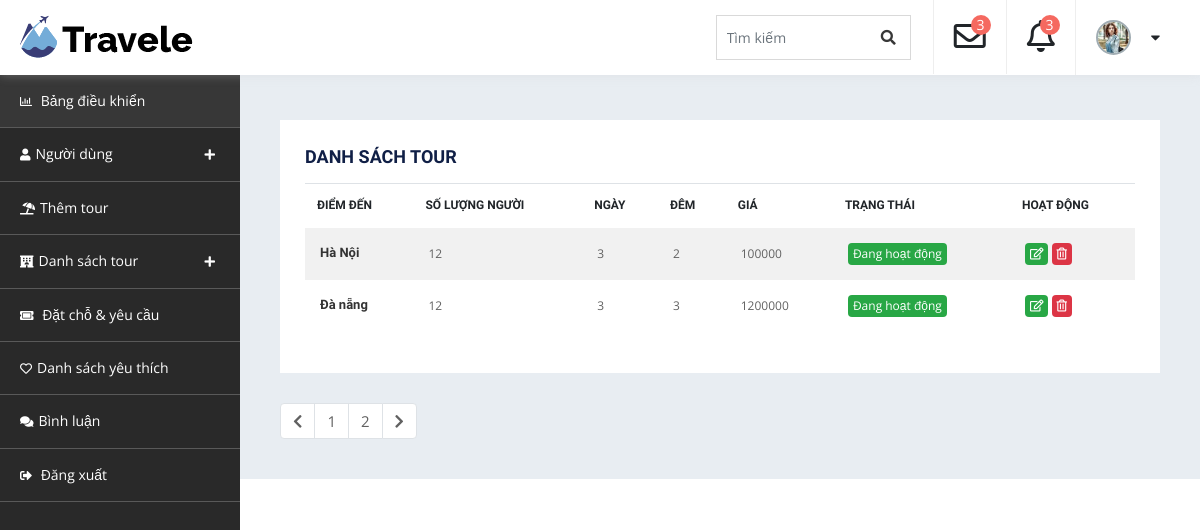
The app's page /cp-admin/tour-active, older data.
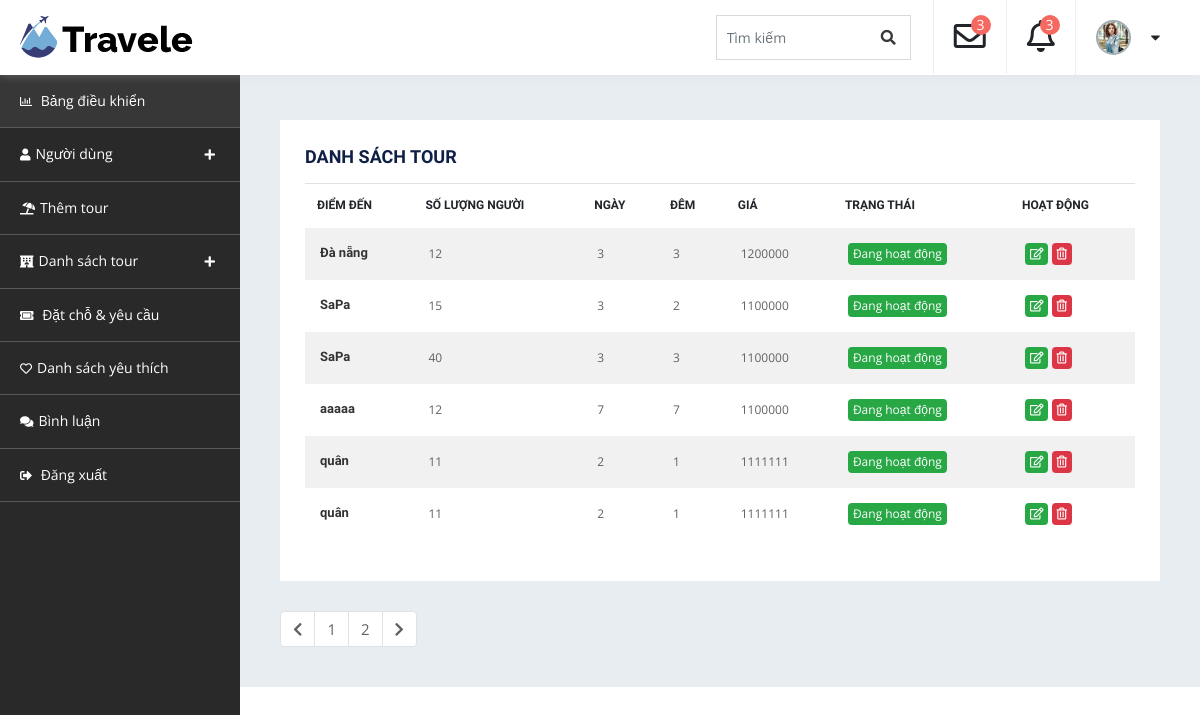
The same page, newer data.
### tables this page shows
CREATE TABLE `tours` (
  `id` int(11) NOT NULL,
  `destination` varchar(225) NOT NULL,
  `people` int(11) NOT NULL,
  `days` int(11) NOT NULL,
  `nights` int(11) NOT NULL,
  `price` int(11) NOT NULL,
  `discount` int(11) NOT NULL,
  `image` varchar(225) NOT NULL,
  `status` int(11) NOT NULL DEFAULT 0,
  `title` varchar(225) NOT NULL,
  `description` varchar(250) DEFAULT NULL,
  `detail_photo` varchar(225) NOT NULL
);

### business/admin/tour.php (called while the page is built, shortened)
<?php
    function list_tour_avtive(){
        $sql = "SELECT * FROM tours WHERE status=0";
        $tours = executeQuery($sql,true);
        include_once "./views/admin/layouts/tour/tour-active.php";
    }
?>

### dao/system_dao.php (called while the page is built, shortened)
<?php
    function get_connect(){
        $connect = new PDO("mysql:host=127.0.0.1;dbname=duan1;charset=utf8","root","");
        return $connect;
    }
    function executeQuery($sql, $getAll = true){
        $connect = get_connect();
        $stmt = $connect->prepare($sql);
        $stmt->execute();
        $data = $stmt->fetchAll();
        if($getAll){
            return $data;
        }else{
            if(count($data) > 0){
                return $data[0];
            }
        }
    }
?>

### views/admin/layouts/tour/tour-active.php (the view, shortened to what this page needs)
<!doctype html>
<html lang="en">
<head>
      <?php include_once "./views/admin/layouts/style.php" ?>
</head>
<body>
    <div id="container-wrapper">
        <div id="dashboard" class="dashboard-container">
        <?php
                include_once "./views/admin/layouts/header.php";
                include_once "./views/admin/layouts/navbar.php"
            ?>
            <div class="db-info-wrap db-package-wrap">
                <div class="dashboard-box table-opp-color-box">
                    <h4>Danh sách tour</h4>
                    <div class="table-responsive">
                        <table class="table">
                            <thead>
                                <tr>
                                    <th>Điểm đến</th>
                                    <th>Số lượng người</th>
                                    <th>Ngày</th>
                                    <th>Đêm</th>
                                    <th>Giá</th>
                                    <th>Trạng thái</th>
                                    <th>Hoạt động</th>
                                </tr>
                            </thead>
                            <tbody>
                                <?php foreach($tours as $t): ?>
                                    <tr>
                                        <td>
                                            </span><span class="package-name"><?=$t['destination']?></span>
                                        </td>
                                        <td><?=$t['people']?></td>
                                        <td><?=$t['days']?></td>
                                        <td><?=$t['nights']?></td>
                                        <td><?=$t['price']?></td>
                                        <td><span class="badge badge-success"><?php echo isset($t['status'])==0?"Chưa xử lý": "Đang hoạt động" ?></span></td>
                                        <td>
                                            <span class="badge badge-success"><i class="far fa-edit"></i></span>
                                            <span class="badge badge-danger"><i class="far fa-trash-alt"></i></span>
                                        </td>
                                    </tr>
                                <?php endforeach ?>
                            </tbody>
                        </table>
                    </div>
                </div>
                <div class="pagination-wrap">
                    <nav class="pagination-inner">
                        <ul class="pagination disabled">
                            <li class="page-item"><span class="page-link"><i class="fas fa-chevron-left"></i></span></li>
                            <li class="page-item"><a href="#" class="page-link active">1</a></li>
                            <li class="page-item"><a class="page-link" href="#">2</a></li>
                            <li class="page-item"><a class="page-link" href="#"><i class="fas fa-chevron-right"></i></a></li>
                        </ul>
                    </nav>
                </div>
            </div>
        </div>
    </div>
</body>
</html>

### index.php (shortened to what this page needs)
<?php
require_once './dao/system_dao.php';
$url = isset($_GET['url']) ? $_GET['url'] : "/";
switch ($url) {
    case 'cp-admin/tour-active':
        require_once './business/admin/tour.php';
        list_tour_avtive();
        break;
}
?>

### views/admin/layouts/style.php (shortened to what this page needs)
<link rel="stylesheet" href="<?=ADMIN_ASSETS?>assets/css/bootstrap.min.css" media="all">
<link rel="stylesheet" type="text/css" href="<?=ADMIN_ASSETS?>assets/css/all.min.css">
<link rel="stylesheet" type="text/css" href="<?=ADMIN_ASSETS?>assets/css/style.css">

### views/admin/layouts/header.php (shortened to what this page needs)
<div class="dashboard-header sticky-header">
                <div class="content-left  logo-section pull-left">
                    <h1><a href="<?=BASE_URL?>home"><img src="<?=ADMIN_ASSETS?>assets/images/logo.png" alt=""></a></h1>
                </div>
                <div class="heaer-content-right pull-right">
                    <div class="search-field">
                        <form method="get">
                            <div class="form-group">
                                <input type="text" class="form-control" id="search" placeholder="Tìm kiếm">
                                <a href="#"> <span class="search_btn"><i class="fa fa-search" aria-hidden="true"></i></span></a>
                                <input type="submit" name="" id="btn-submit" value=" ">
                            </div>
                        </form>
                    </div>
                    <div class="dropdown">
                        <a class="dropdown-toggle" id="notifyDropdown" data-toggle="dropdown" aria-haspopup="true" aria-expanded="false">
                            <div class="dropdown-item">
                                <i class="far fa-envelope"></i>
                                <span class="notify">3</span>
                            </div>
                        </a>
                    </div>
                    <div class="dropdown">
                        <a class="dropdown-toggle" data-toggle="dropdown">
                            <div class="dropdown-item">
                                <i class="far fa-bell"></i>
                                <span class="notify">3</span>
                            </div>
                        </a>
                    </div>
                    <div class="dropdown">
                        <a class="dropdown-toggle" data-toggle="dropdown">
                            <div class="dropdown-item profile-sec">
                                <img src="<?=PUBLIC_ASSETS?>/comment.jpg" alt="">
                                <i class="fas fa-caret-down"></i>
                            </div>
                        </a>
                    </div>
                </div>
            </div>

### views/admin/layouts/navbar.php (shortened to what this page needs)
<div class="dashboard-navigation">
                <div id="dashboard-Navigation" class="slick-nav"></div>
                <div id="navigation" class="navigation-container">
                    <ul>
                        <li class="active-menu"><a href="<?=BASE_URL?>cp-admin/dashboard"><i class="far fa-chart-bar"></i> Bảng điều khiển</a></li>
                        <li><a><i class="fas fa-user"></i>Người dùng</a>
                        </li>
                        <li><a href="<?=BASE_URL?>cp-admin/tour-add"><i class="fas fa-umbrella-beach"></i>Thêm tour</a></li>
                        <li>
                            <a><i class="fas fa-hotel"></i></i>Danh sách tour</a>
                        </li>
                        <li><a href="db-booking.html"><i class="fas fa-ticket-alt"></i> Đặt chỗ & yêu cầu</a></li>
                        <li><a href="db-wishlist.html"><i class="far fa-heart"></i>Danh sách yêu thích</a></li>
                        <li><a href="db-comment.html"><i class="fas fa-comments"></i>Bình luận</a></li>
                        <li><a href="login.html"><i class="fas fa-sign-out-alt"></i> Đăng xuất</a></li>
                    </ul>
                </div>
            </div>

Row changes from the older to the newer data that the page shows:
removed tours: destination "Hà Nội", people "12", days "3", nights "2", price "100000", status "Đang hoạt động"
added tours: destination "SaPa", people "15", days "3", nights "2", price "1100000", status "Đang hoạt động"
added tours: destination "SaPa", people "40", days "3", nights "3", price "1100000", status "Đang hoạt động"
added tours: destination "aaaaa", people "12", days "7", nights "7", price "1100000", status "Đang hoạt động"
added tours: destination "quân", people "11", days "2", nights "1", price "1111111", status "Đang hoạt động"
added tours: destination "quân", people "11", days "2", nights "1", price "1111111", status "Đang hoạt động"
